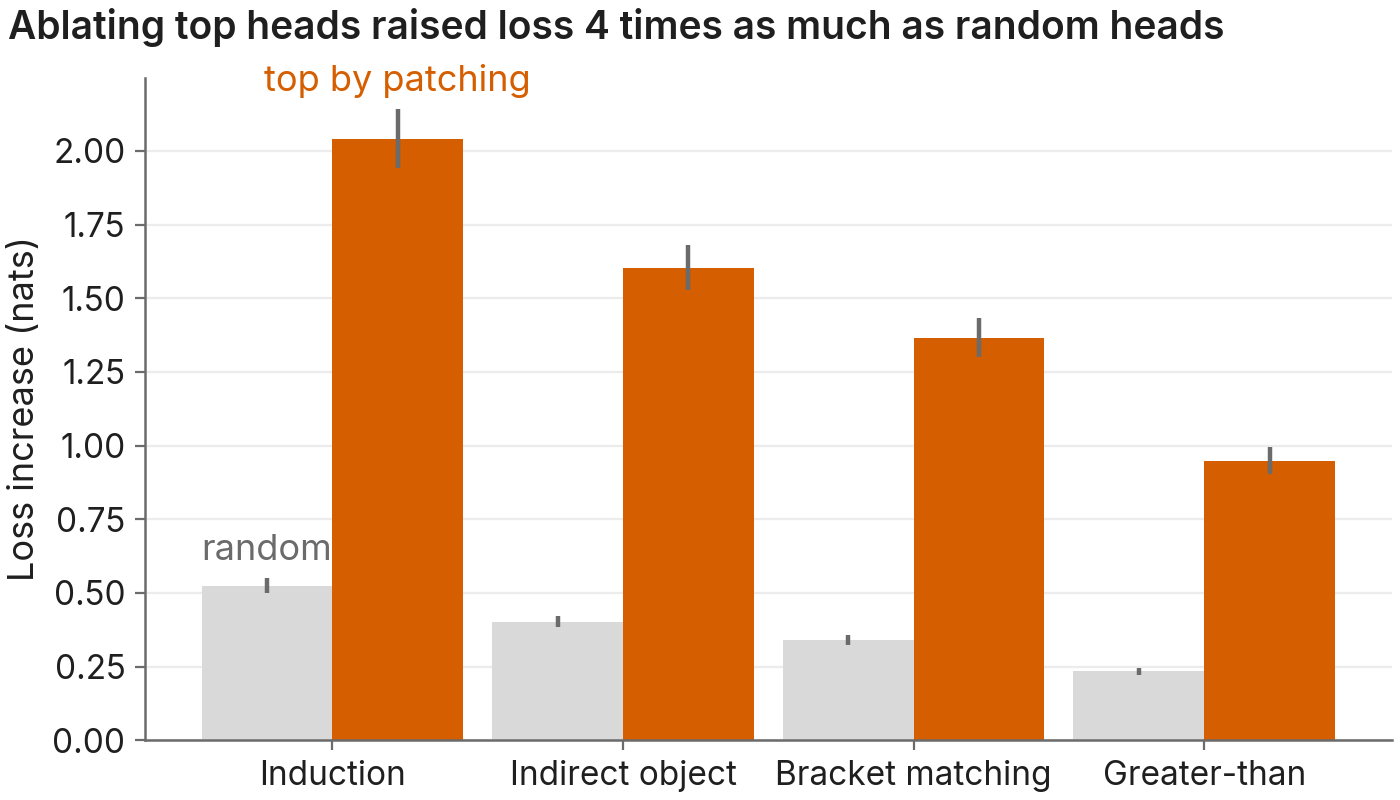

The Python source for this figure:
"""Bar plot: the comparison the claim is about, in four settings, with the method of interest in the accent colour
and an interval on every bar that resamples the unit that was sampled independently.

Answers: Is one condition higher than another?
Shows: bar plot: the loss increase from ablating the top heads by activation patching against random heads, on
four tasks
Claim: ablating the 10 heads that activation patching ranks highest raises the loss several times more
than ablating 10 random heads, on every task.
Caption: **Ablating the 10 heads that activation patching ranks highest raised the loss 4 times as much as ablating
10 random heads, on every task.** Mean increase in loss on the correct token when 10 attention heads are
mean-ablated, on the same 500 prompts per task for both ablations; error bars are 95% bootstrap intervals over
prompts. The title's comparison is computed prompt by prompt, since the prompts are shared. Tasks are in order of the
effect. Made-up data, drawn to show the style.
"""
import sys
from pathlib import Path

import matplotlib.pyplot as plt
import numpy as np
import pandas as pd
import seaborn as sns

HERE = Path(__file__).resolve().parent
sys.path.insert(0, str(HERE.parent))  # the skill's directory, which holds figkit.py
import figkit as fk

SEED = 0
rng = np.random.default_rng(SEED)
PALETTE = {"random": fk.LIGHT, "top by patching": fk.ACCENT}
rows = []
for task, effect in [("Induction", 2.1), ("Indirect object", 1.6), ("Greater-than", 0.9), ("Bracket matching", 1.3)]:
    hardness = rng.gamma(4, 0.25, size=500)  # each prompt's own sensitivity, shared by both ablations
    for heads, scale in [("random", 0.25), ("top by patching", 1.0)]:
        for prompt, loss in enumerate(effect * scale * hardness * rng.lognormal(0, 0.2, size=500)):
            rows.append(dict(task=task, prompt=prompt, heads=heads, loss_increase=loss))
df = pd.DataFrame(rows)
wide = df.pivot(index=["task", "prompt"], columns="heads", values="loss_increase")  # one row per prompt
means = wide.groupby("task").mean()
order = list(means["top by patching"].sort_values(ascending=False).index)  # tasks in order of the effect
ratio = (means["top by patching"] / means["random"]).mean()
gap = fk.difference(wide["top by patching"], wide["random"], paired=True, unit="prompts")  # the same prompts in both

fk.use()
fig, ax = plt.subplots()
sns.barplot(df, x="task", y="loss_increase", hue="heads", order=order, hue_order=list(PALETTE), palette=PALETTE,
            errorbar=None, saturation=1, width=0.9)
for bars, heads in zip(ax.containers, PALETTE):  # an interval on each bar, resampling prompts
    fk.intervals(ax, [b.get_x() + b.get_width() / 2 for b in bars],
                 [fk.interval(wide.loc[task, heads], unit="prompts", seed=SEED) for task in order])
fk.label_bars(ax)
ax.set(xlabel=None, ylabel="Loss increase (nats)")
fk.title(fig, f"Ablating top heads raised loss {ratio:.0f} times as much as random heads", claims=gap)
fk.save(fig, HERE / "bar_comparison.png")
